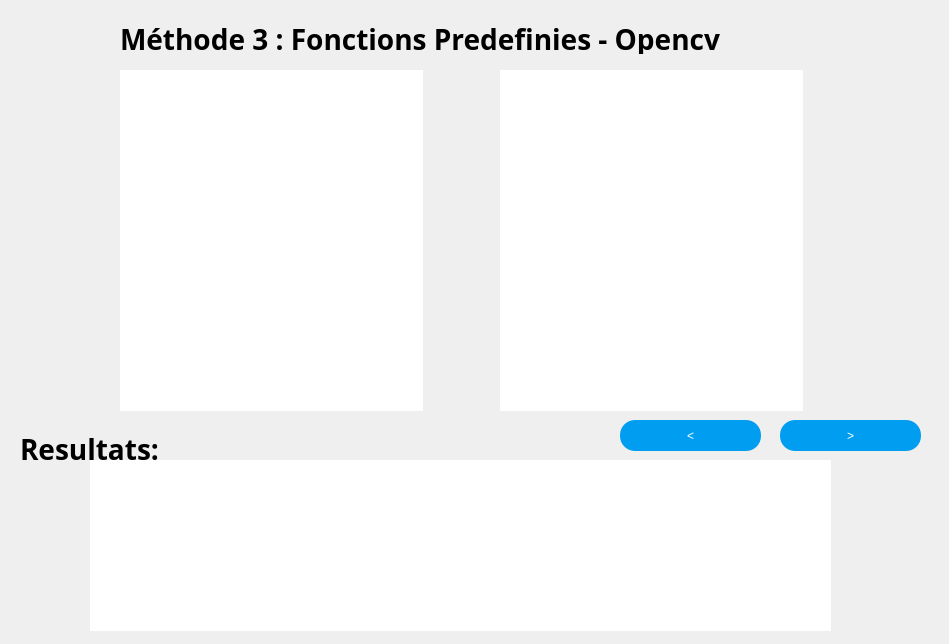
<?xml version="1.0" encoding="UTF-8"?>
<ui version="4.0">
 <class>Method3</class>
 <widget class="QDialog" name="Method3">
  <property name="geometry">
   <rect>
    <x>0</x>
    <y>0</y>
    <width>949</width>
    <height>644</height>
   </rect>
  </property>
  <property name="windowTitle">
   <string>Dialog</string>
  </property>
  <widget class="QLabel" name="label">
   <property name="geometry">
    <rect>
     <x>120</x>
     <y>20</y>
     <width>711</width>
     <height>34</height>
    </rect>
   </property>
   <property name="font">
    <font>
     <family>Courier 10 Pitch</family>
     <pointsize>14</pointsize>
    </font>
   </property>
   <property name="text">
    <string>&lt;html&gt;&lt;head/&gt;&lt;body&gt;&lt;h2 style=&quot; margin-top:16px; margin-bottom:12px; margin-left:0px; margin-right:0px; -qt-block-indent:0; text-indent:0px;&quot;&gt;&lt;span style=&quot; font-size:x-large; font-weight:600;&quot;&gt;Méthode 3 : Fonctions Predefinies - Opencv&lt;/span&gt;&lt;/h2&gt;&lt;/body&gt;&lt;/html&gt;</string>
   </property>
  </widget>
  <widget class="QLabel" name="label_3">
   <property name="geometry">
    <rect>
     <x>20</x>
     <y>430</y>
     <width>171</width>
     <height>34</height>
    </rect>
   </property>
   <property name="font">
    <font>
     <family>Courier 10 Pitch</family>
     <pointsize>14</pointsize>
    </font>
   </property>
   <property name="text">
    <string>&lt;html&gt;&lt;head/&gt;&lt;body&gt;&lt;h2 style=&quot; margin-top:16px; margin-bottom:12px; margin-left:0px; margin-right:0px; -qt-block-indent:0; text-indent:0px;&quot;&gt;&lt;span style=&quot; font-size:x-large; font-weight:600;&quot;&gt;Resultats:&lt;/span&gt;&lt;/h2&gt;&lt;/body&gt;&lt;/html&gt;</string>
   </property>
  </widget>
  <widget class="QLabel" name="label_5">
   <property name="geometry">
    <rect>
     <x>120</x>
     <y>70</y>
     <width>303</width>
     <height>341</height>
    </rect>
   </property>
   <property name="styleSheet">
    <string notr="true">background-color: rgb(255, 255, 255);</string>
   </property>
   <property name="text">
    <string/>
   </property>
  </widget>
  <widget class="QLabel" name="label_8">
   <property name="geometry">
    <rect>
     <x>500</x>
     <y>70</y>
     <width>303</width>
     <height>341</height>
    </rect>
   </property>
   <property name="styleSheet">
    <string notr="true">background-color: rgb(255, 255, 255);</string>
   </property>
   <property name="text">
    <string/>
   </property>
  </widget>
  <widget class="QLabel" name="label_6">
   <property name="geometry">
    <rect>
     <x>500</x>
     <y>70</y>
     <width>303</width>
     <height>341</height>
    </rect>
   </property>
   <property name="styleSheet">
    <string notr="true">background-color: rgb(255, 255, 255);</string>
   </property>
   <property name="text">
    <string/>
   </property>
  </widget>
  <widget class="QPushButton" name="pushButton_2">
   <property name="geometry">
    <rect>
     <x>780</x>
     <y>420</y>
     <width>141</width>
     <height>31</height>
    </rect>
   </property>
   <property name="cursor">
    <cursorShape>PointingHandCursor</cursorShape>
   </property>
   <property name="styleSheet">
    <string notr="true">background-color: rgb(0, 157, 241);
color: rgb(255, 255, 255);
border:none;
border-radius: 15px;</string>
   </property>
   <property name="text">
    <string>&gt;</string>
   </property>
  </widget>
  <widget class="QLabel" name="label_7">
   <property name="geometry">
    <rect>
     <x>120</x>
     <y>70</y>
     <width>303</width>
     <height>341</height>
    </rect>
   </property>
   <property name="styleSheet">
    <string notr="true">background-color: rgb(255, 255, 255);</string>
   </property>
   <property name="text">
    <string/>
   </property>
  </widget>
  <widget class="QLabel" name="label_2">
   <property name="geometry">
    <rect>
     <x>90</x>
     <y>460</y>
     <width>741</width>
     <height>171</height>
    </rect>
   </property>
   <property name="styleSheet">
    <string notr="true">background-color: rgb(255, 255, 255);</string>
   </property>
   <property name="text">
    <string/>
   </property>
  </widget>
  <widget class="QPushButton" name="pushButton_3">
   <property name="geometry">
    <rect>
     <x>620</x>
     <y>420</y>
     <width>141</width>
     <height>31</height>
    </rect>
   </property>
   <property name="cursor">
    <cursorShape>PointingHandCursor</cursorShape>
   </property>
   <property name="styleSheet">
    <string notr="true">background-color: rgb(0, 157, 241);
color: rgb(255, 255, 255);
border:none;
border-radius: 15px;</string>
   </property>
   <property name="text">
    <string>&lt;</string>
   </property>
  </widget>
  <widget class="QLabel" name="label_9">
   <property name="geometry">
    <rect>
     <x>120</x>
     <y>70</y>
     <width>303</width>
     <height>341</height>
    </rect>
   </property>
   <property name="styleSheet">
    <string notr="true">background-color: rgb(255, 255, 255);</string>
   </property>
   <property name="text">
    <string/>
   </property>
  </widget>
  <widget class="QLabel" name="label_10">
   <property name="geometry">
    <rect>
     <x>500</x>
     <y>70</y>
     <width>303</width>
     <height>341</height>
    </rect>
   </property>
   <property name="styleSheet">
    <string notr="true">background-color: rgb(255, 255, 255);</string>
   </property>
   <property name="text">
    <string/>
   </property>
  </widget>
  <zorder>label_10</zorder>
  <zorder>label_9</zorder>
  <zorder>label_7</zorder>
  <zorder>label_5</zorder>
  <zorder>label</zorder>
  <zorder>label_3</zorder>
  <zorder>label_8</zorder>
  <zorder>pushButton_2</zorder>
  <zorder>label_2</zorder>
  <zorder>pushButton_3</zorder>
  <zorder>label_6</zorder>
 </widget>
 <resources/>
 <connections/>
</ui>
